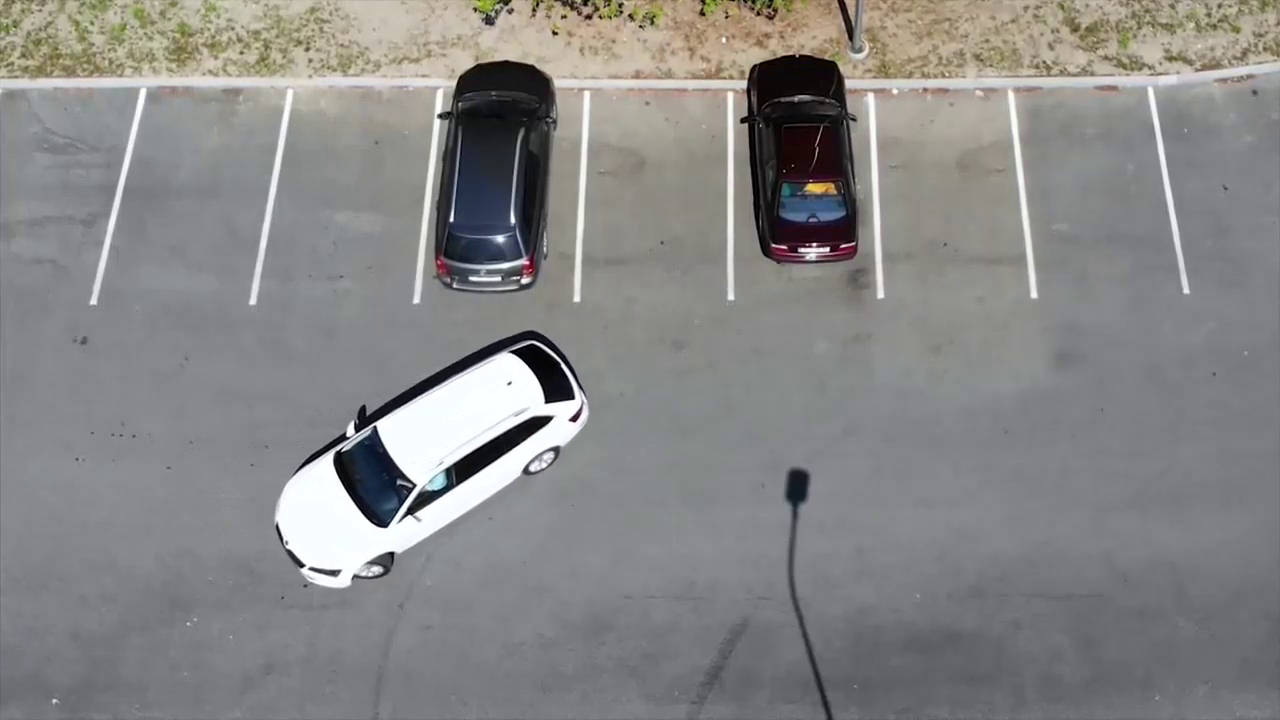
#> input picture frame 37 of video.mp4, 1280 x 720 px
$ python main.py
#> lines starting #> are read from the running program, lines starting #| are printed output that depends on the picture; after the words box and inside, x2 and y2 are one past the last pixel; in counts of white or black regions, pixels touching at a corner belong together
#> further down, img is the input picture: shape (720, 1280, 3); mean B, G, R 133.8, 134.7, 135.4
### src/persistence.py
import json
from typing import List
from src.classes_template import Rect


# [4 lines left out: function dump_parking_lots, not called in this run]


def load_parking_lots() -> List[Rect]:
    try:
        with open('vagas.json', 'r') as file:
            parking_lots_from_dict = json.load(file)
        parking_lots = [Rect.from_dict(parking_space) for parking_space in parking_lots_from_dict]
        return parking_lots
    except:
        return []

### main.py

import cv2
import numpy as np

from cv2.typing import MatLike

from src.colors import *
from src.settings import *

from src.persistence import load_parking_lots


parking_lots = load_parking_lots()
video = cv2.VideoCapture('video.mp4')


def process_image(img) -> MatLike:
    img_grey = cv2.cvtColor(
        src=img,
        code=cv2.COLOR_BGR2GRAY
    )
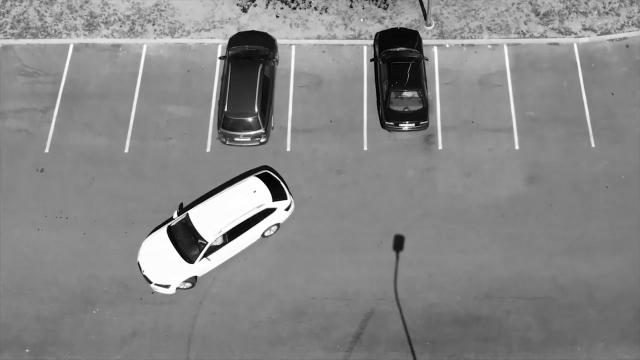
#> img_grey: shape (720, 1280) (shown at 1/2 size); min 0, max 255, mean 134.7

    img_threshold = cv2.adaptiveThreshold(
        src=img_grey,
        maxValue=255,
        adaptiveMethod=cv2.ADAPTIVE_THRESH_GAUSSIAN_C,
        thresholdType=cv2.THRESH_BINARY_INV,
        blockSize=25,
        C=16
    )
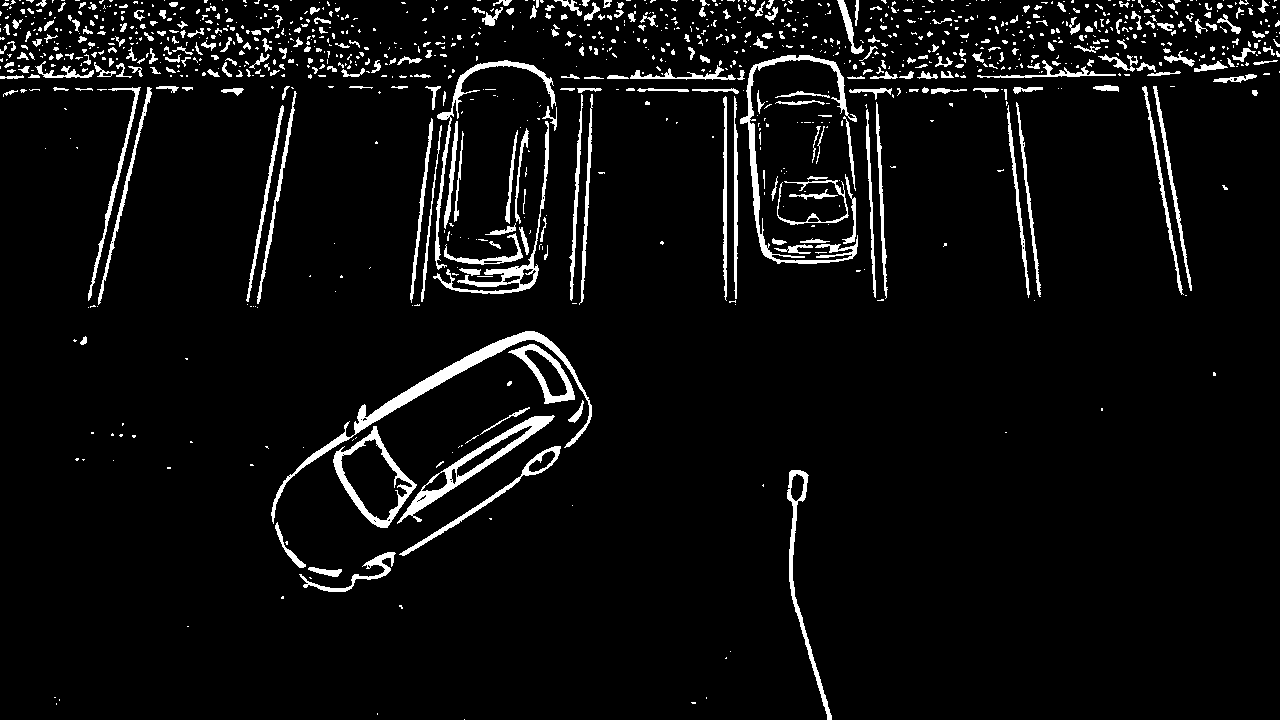
#> img_threshold: shape (720, 1280); 5.4% white; 1126 white regions (808 under 20 px), largest, box (x1, y1, x2, y2) and area: (271, 331, 592, 524) 3491, (740, 55, 858, 264) 2449, (397, 415, 555, 524) 2168

    img_blur = cv2.medianBlur(
        src=img_threshold,
        ksize=5
    )
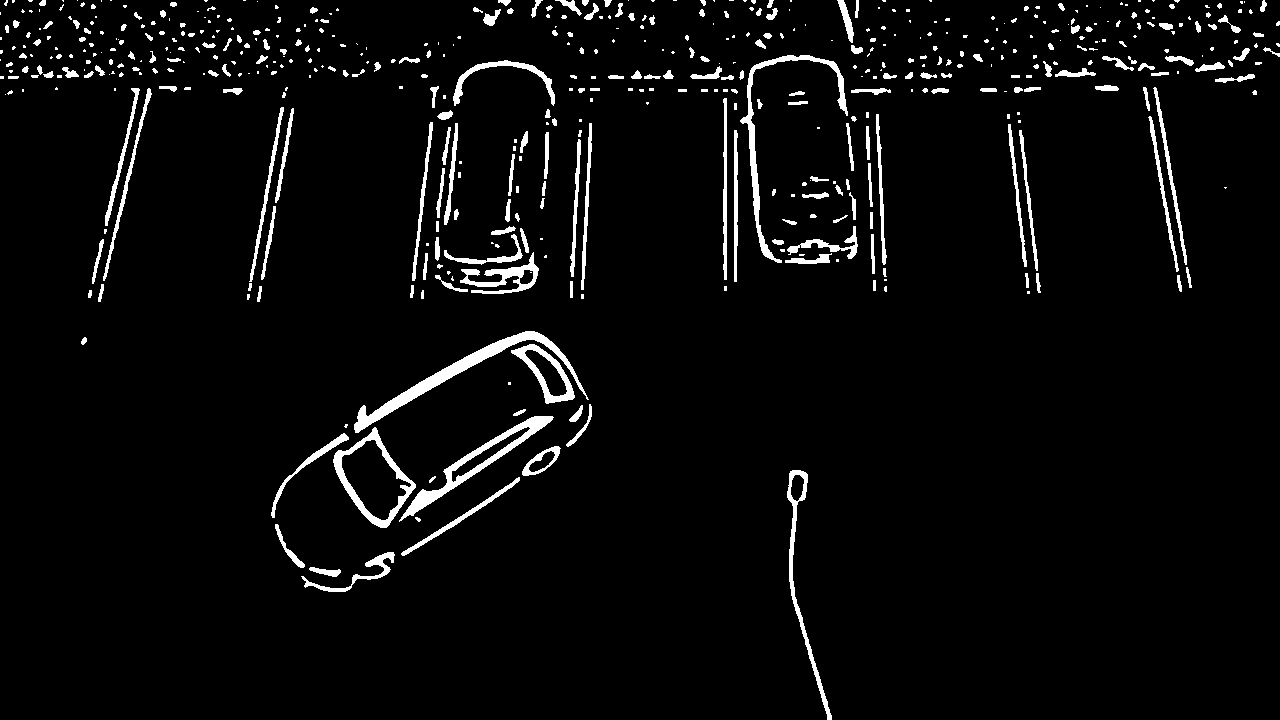
#> img_blur: shape (720, 1280); 4.2% white; 540 white regions (289 under 20 px), largest, box (x1, y1, x2, y2) and area: (354, 331, 589, 433) 2700, (399, 416, 554, 522) 2105, (740, 55, 848, 263) 1815

    kernel = np.ones((3, 3), np.int8)
    img_dilate = cv2.dilate(
        src=img_blur,
        kernel=kernel
    )
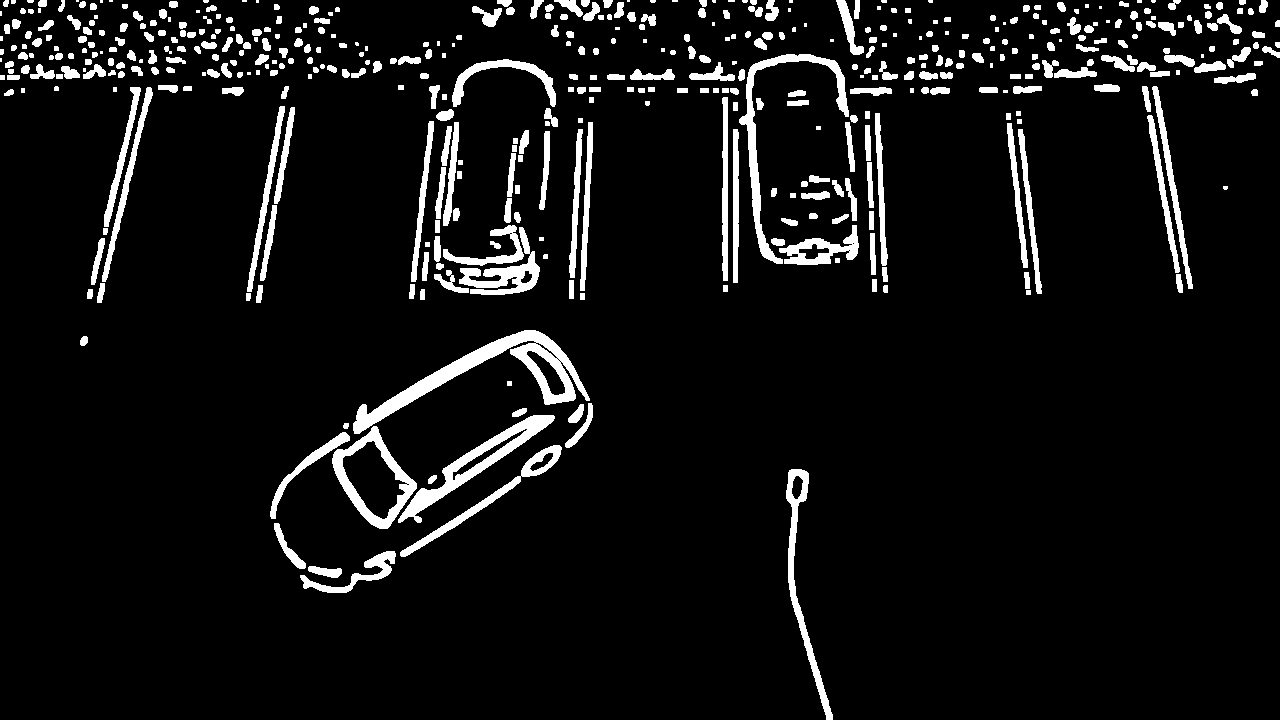
#> img_dilate: shape (720, 1280); 7.1% white; 475 white regions (62 under 20 px), largest, box (x1, y1, x2, y2) and area: (353, 330, 590, 434) 4941, (398, 415, 555, 523) 2951, (739, 54, 849, 264) 2651

    return img_dilate


while True:
    ret, img = video.read()

    if not ret:
        break

    img_process = process_image(img)

    for parking_space in parking_lots:
        cropped_image = img_process[
            parking_space.y:parking_space.y+HEIGHT,
            parking_space.x:parking_space.x+WIDTH
        ]

        total_white_pixels = cv2.countNonZero(cropped_image)

        cv2.putText(
            img=img,
            text=f'{total_white_pixels}',
            org=(parking_space.x,parking_space.y+HEIGHT-10),
            fontFace=cv2.FONT_HERSHEY_SCRIPT_SIMPLEX,
            fontScale=0.5,
            color=WHITE,
            thickness=1
        )

        color = GREEN
        if total_white_pixels > 3000:
            color = RED

        cv2.rectangle(img, parking_space.pt1, parking_space.pt2, color, thickness=3)

    cv2.imshow('video', img)

    if cv2.waitKey(10) & 0xFF == ord('q'):
#> (key q is pressed here)
        break

video.release()
cv2.destroyAllWindows()

$ run again, starting later in the video
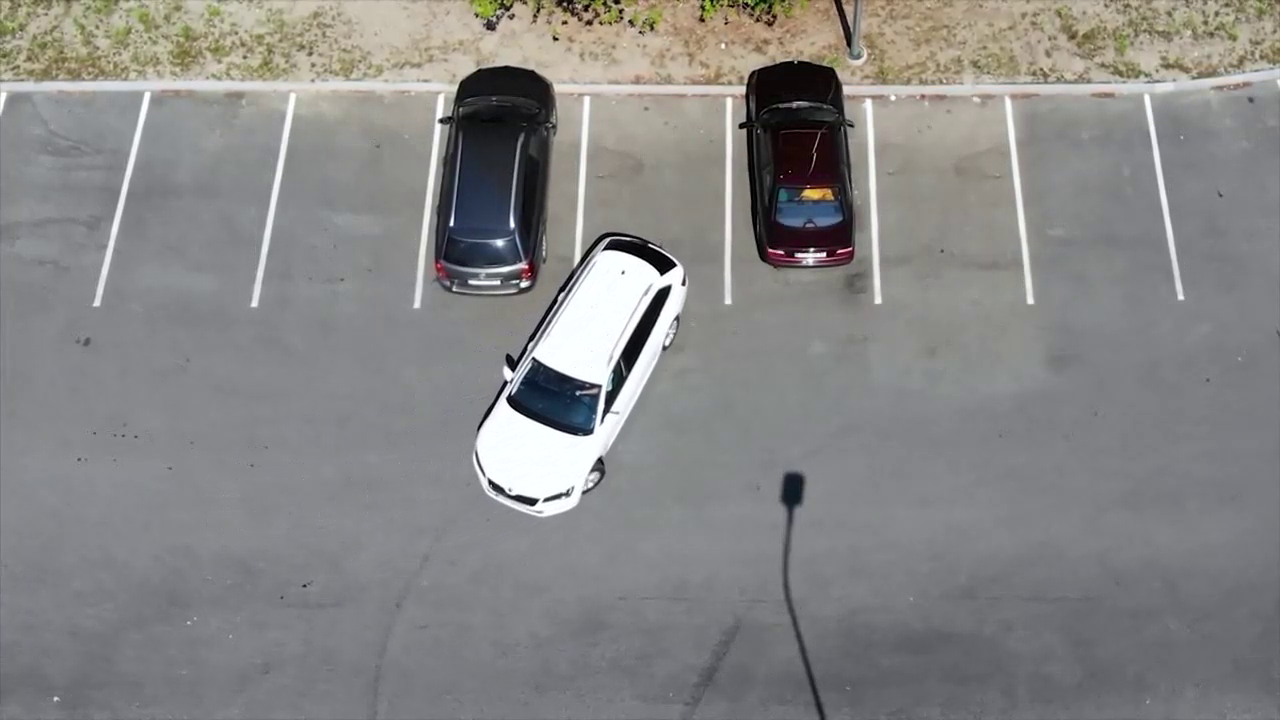
#> input picture frame 167 of video.mp4, 1280 x 720 px
#> img is the input picture: shape (720, 1280, 3); mean B, G, R 133.5, 134.4, 135.1
#> in process_image, `img_threshold = cv2.adaptiveThreshold( src=img_grey, maxValue=255, ada..`:
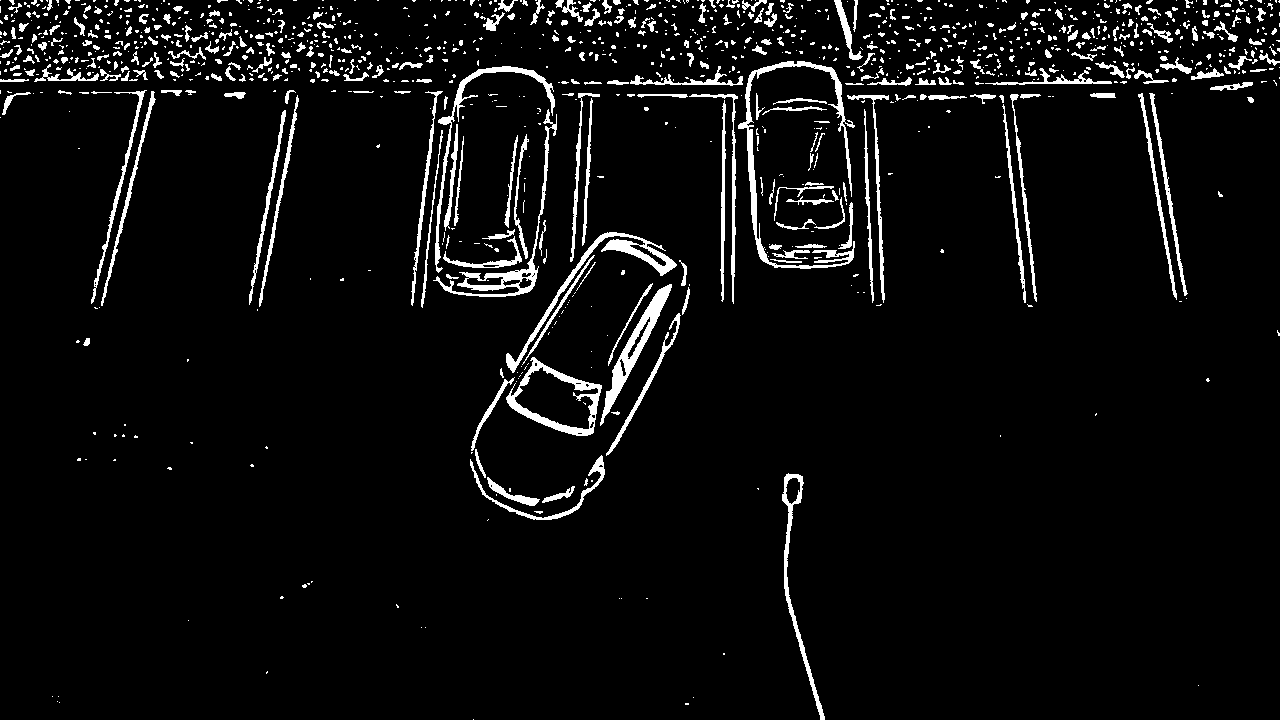
#> img_threshold: shape (720, 1280); 5.2% white; 1185 white regions (851 under 20 px), largest, box (x1, y1, x2, y2) and area: (738, 61, 855, 269) 2559, (506, 232, 677, 373) 1861, (600, 284, 672, 426) 1788
#> img_blur: shape (720, 1280); 3.9% white; 591 white regions (326 under 20 px), largest, box (x1, y1, x2, y2) and area: (506, 232, 676, 372) 2154, (738, 61, 845, 268) 1830, (601, 284, 672, 424) 1807
#> in process_image, `img_dilate = cv2.dilate( src=img_blur, kernel=kernel )`:
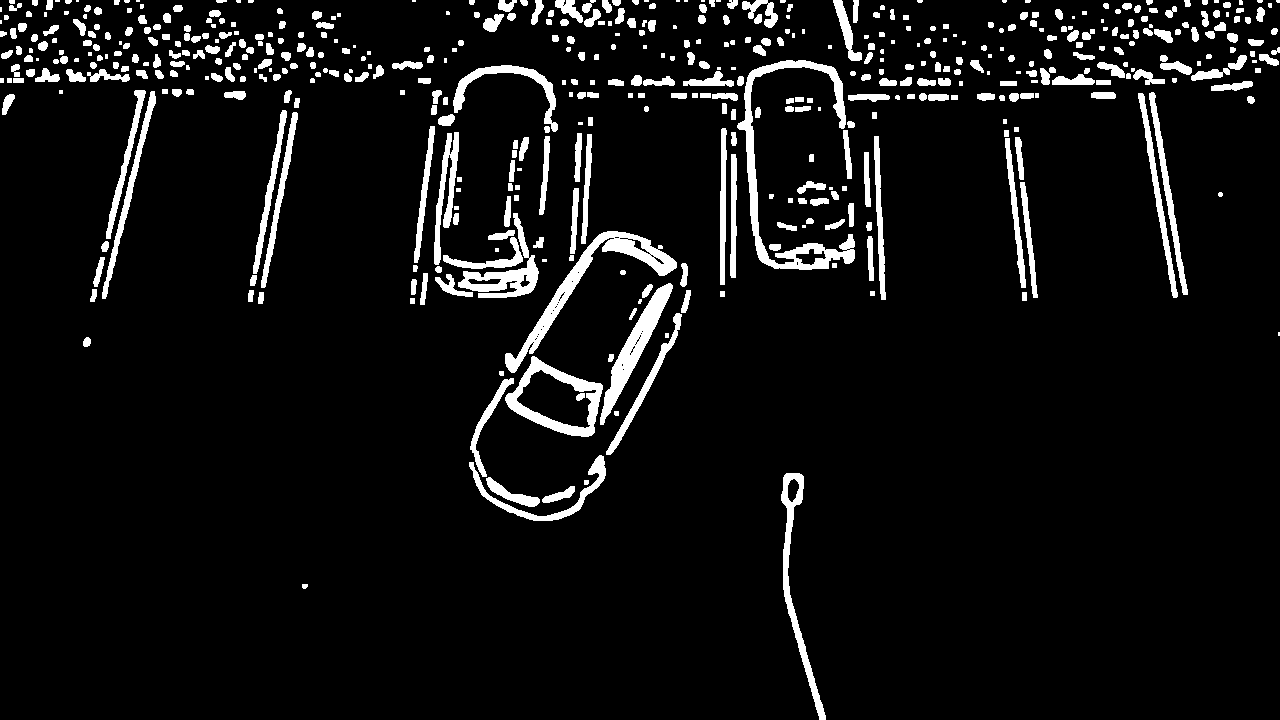
#> img_dilate: shape (720, 1280); 6.9% white; 517 white regions (86 under 20 px), largest, box (x1, y1, x2, y2) and area: (737, 60, 855, 270) 3920, (505, 231, 677, 373) 3363, (600, 283, 673, 425) 2365

$ run again, starting later in the video
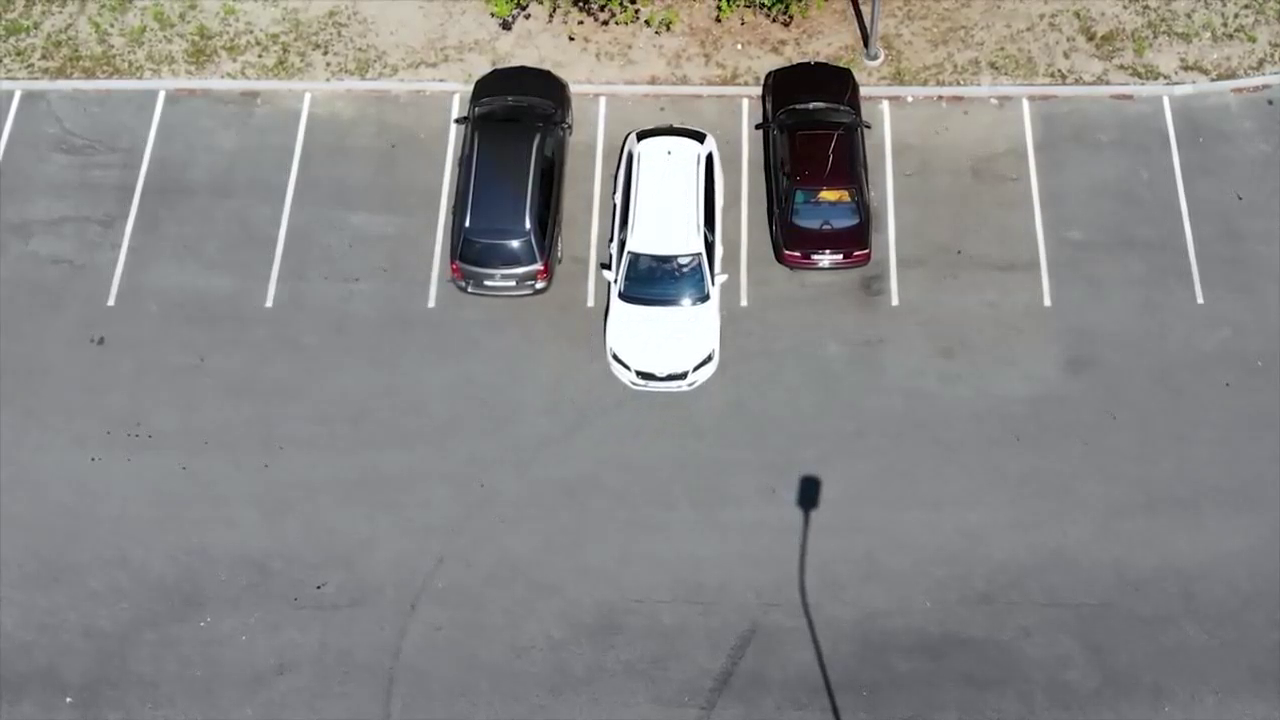
#> input picture frame 298 of video.mp4, 1280 x 720 px
#> img is the input picture: shape (720, 1280, 3); mean B, G, R 135.9, 136.6, 137.1
#> in process_image, `img_threshold = cv2.adaptiveThreshold( src=img_grey, maxValue=255, ada..`:
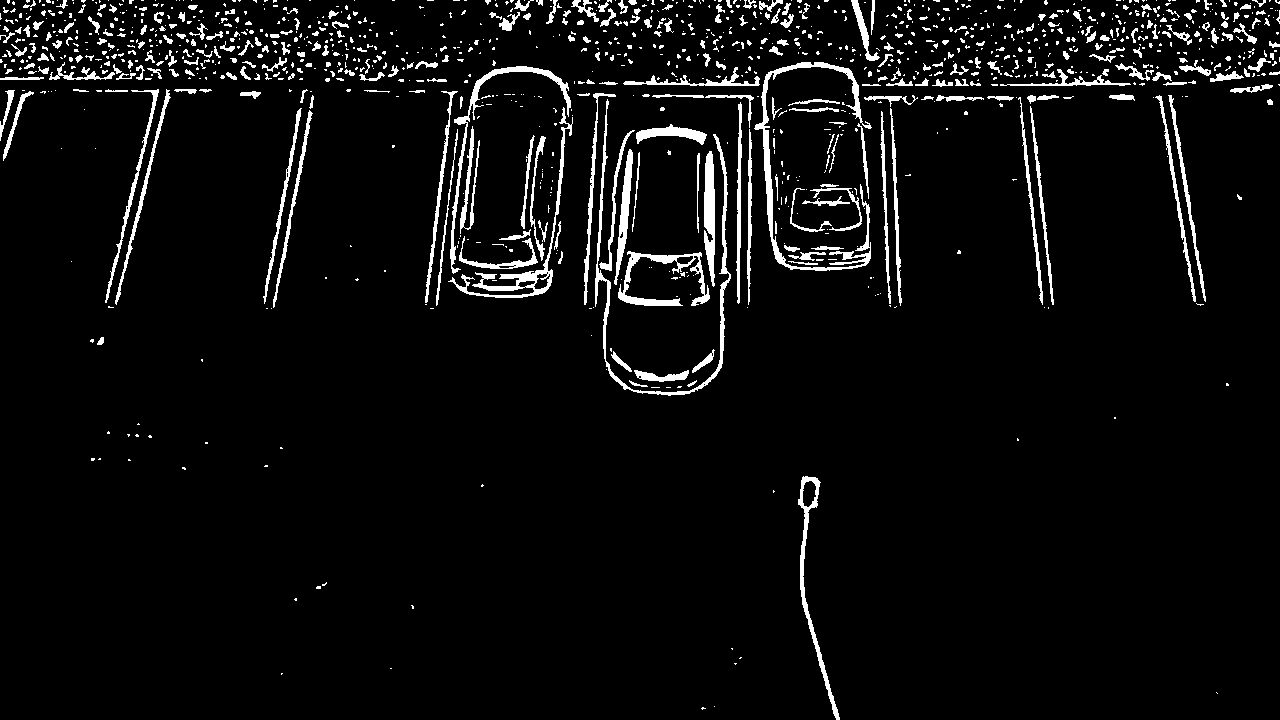
#> img_threshold: shape (720, 1280); 5.1% white; 1195 white regions (874 under 20 px), largest, box (x1, y1, x2, y2) and area: (754, 62, 872, 271) 2548, (595, 99, 731, 396) 2142, (448, 107, 573, 298) 1693
#> img_blur: shape (720, 1280); 3.8% white; 601 white regions (332 under 20 px), largest, box (x1, y1, x2, y2) and area: (755, 62, 861, 270) 1809, (798, 476, 840, 720) 1238, (704, 152, 715, 284) 1113
#> in process_image, `img_dilate = cv2.dilate( src=img_blur, kernel=kernel )`:
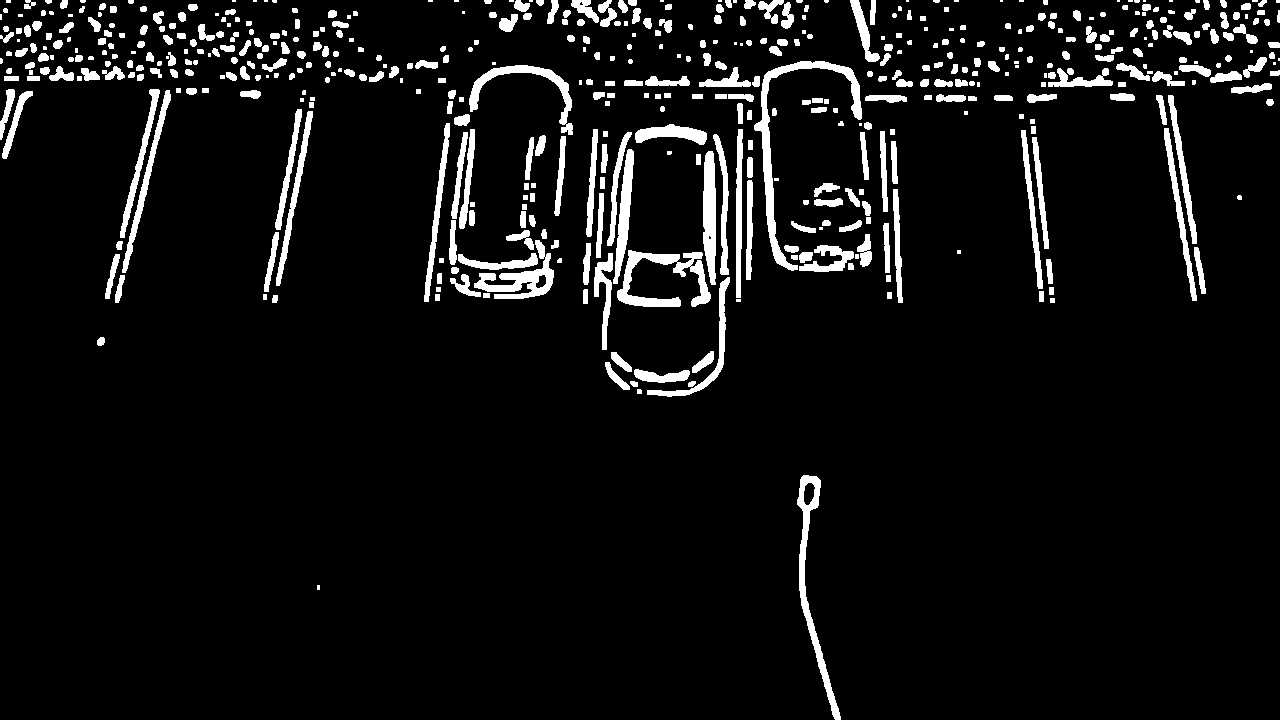
#> img_dilate: shape (720, 1280); 6.7% white; 522 white regions (98 under 20 px), largest, box (x1, y1, x2, y2) and area: (754, 61, 862, 271) 2634, (617, 250, 711, 307) 2022, (797, 475, 841, 720) 1924
